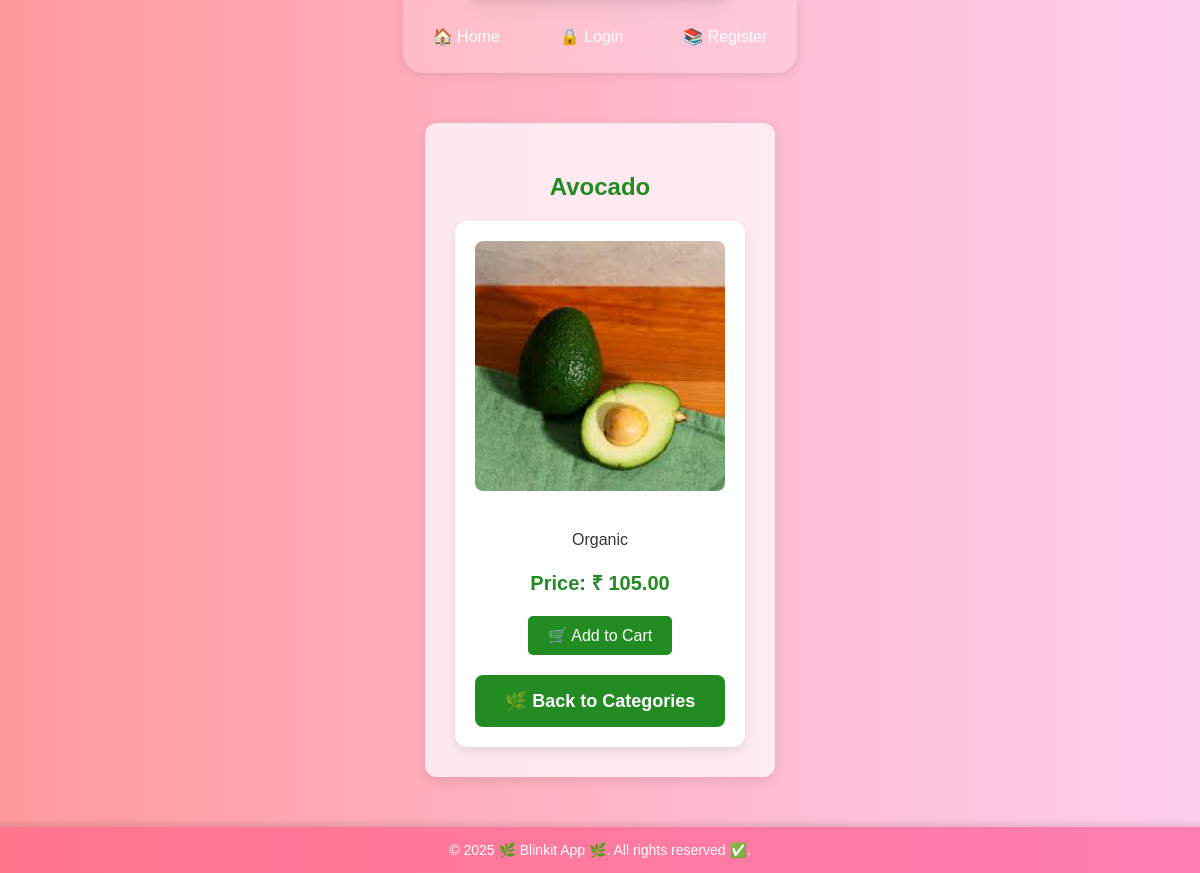
/product/16/, run on the app's committed database.
### shop/models.py (models this page shows, shortened)
class Product(models.Model):
    name = models.CharField(max_length=100)
    description = models.TextField()
    price = models.DecimalField(max_digits=10, decimal_places=2)
    image = models.ImageField(upload_to='products/')
    category = models.ForeignKey(Category, on_delete=models.CASCADE)
    stock = models.IntegerField()

### shop/views.py (the view)
# urls.py: path('product/<int:product_id>/', views.product_detail, name='product_detail'),
def product_detail(request, product_id):
    product = get_object_or_404(Product, id=product_id)
    return render(request, 'shop/product_detail.html', {'product': product})

### shop/templates/shop/product_detail.html (shortened to what this page needs)
{% extends 'shop/base.html' %}
{% block content %}
<h2 class="animate__animated animate__fadeIn">{{ product.name }}</h2>
<div class="product-detail animate__animated animate__fadeInUp">
    <img src="{{ product.image.url }}" alt="{{ product.name }}">
    <p>{{ product.description }}</p>
    <p class="price">Price: ₹ {{ product.price }}</p>
    <div class="actions">
        <a href="{% url 'add_to_cart' product.id %}">🛒 Add to Cart</a>
    </div>
    <div class="back-to-categories">
        <a href="{% url 'home' %}" class="animate__animated animate__fadeInUp">🌿 Back to Categories</a>
    </div>
</div>
{% endblock %}

### shop/templates/shop/base.html (style rules this page uses)
body { font-family: 'Poppins', sans-serif; margin: 0; padding: 0; background: linear-gradient(to right, #ff9a9e, #fecfef); color: #333; animation: fadeIn 1.5s ease-in-out; }

### shop/templates/shop/product_detail.html (style rules this page uses)
body { font-family: Arial, sans-serif; background-color: #f0f8ff; color: #333; display: flex; flex-direction: column; justify-content: center; align-items: center; height: 100vh; margin: 0; }
h2 { color: #228B22; text-align: center; }
.product-detail { background-color: white; padding: 20px; border-radius: 12px; box-shadow: 0 4px 10px rgba(0, 0, 0, 0.1); max-width: 600px; text-align: center; }
.product-detail img { border-radius: 8px; margin-bottom: 20px; width: 100%; max-width: 300px; }
.product-detail .price { font-size: 20px; font-weight: bold; color: #228B22; }
.actions { margin-top: 20px; }
.actions a { display: inline-block; padding: 10px 20px; background-color: #228B22; color: white; text-decoration: none; border-radius: 5px; font-size: 16px; transition: background-color 0.3s ease; }
.back-to-categories { margin-top: 20px; text-align: center; }
.back-to-categories a { background-color: #228B22; color: white; padding: 15px 30px; font-size: 18px; text-decoration: none; border-radius: 8px; font-weight: bold; transition: background-color 0.3s ease; display: inline-block; }

### data on the page
Product: name "Avocado", image (picture), description "Organic", price "105.00"
